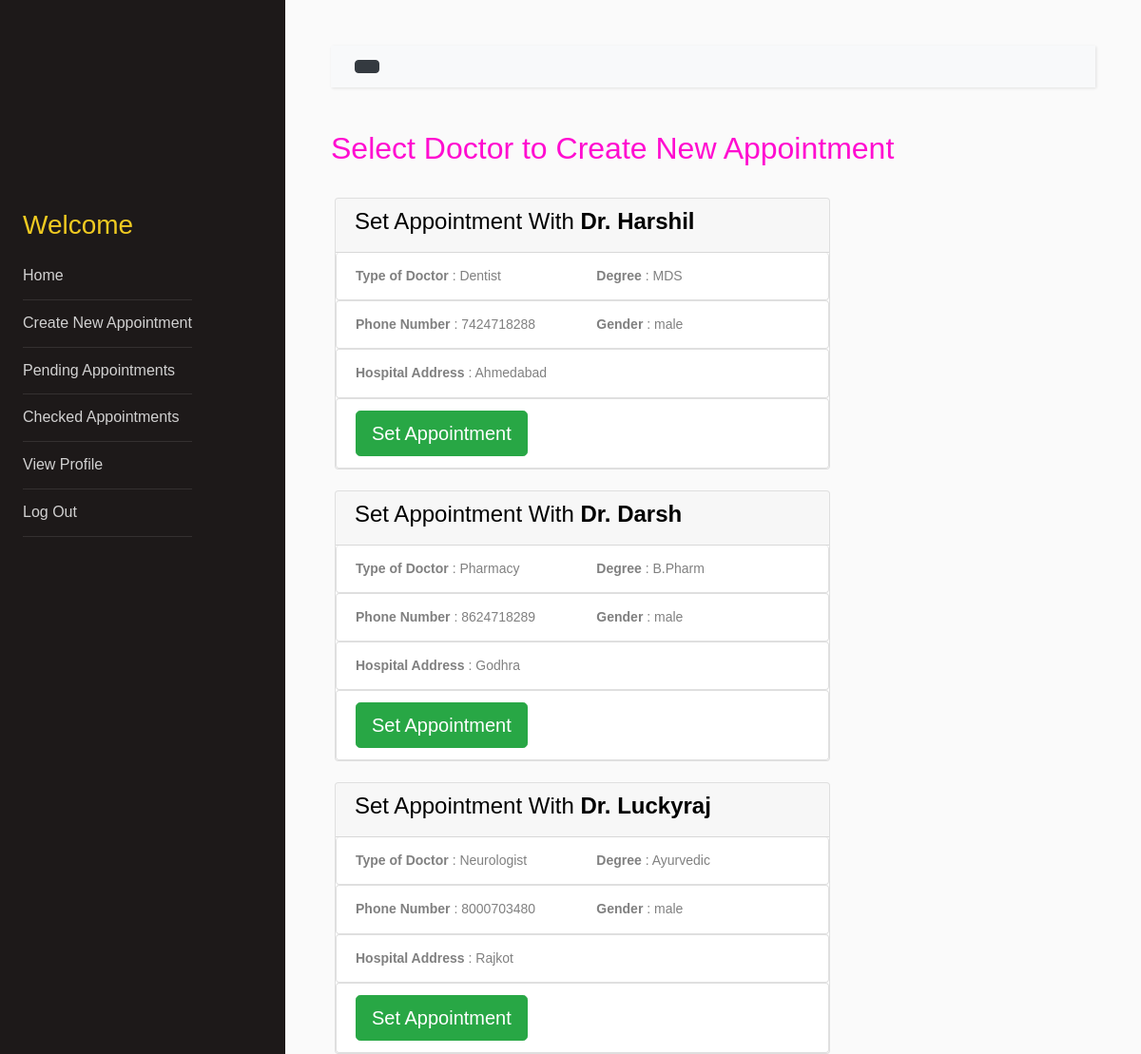
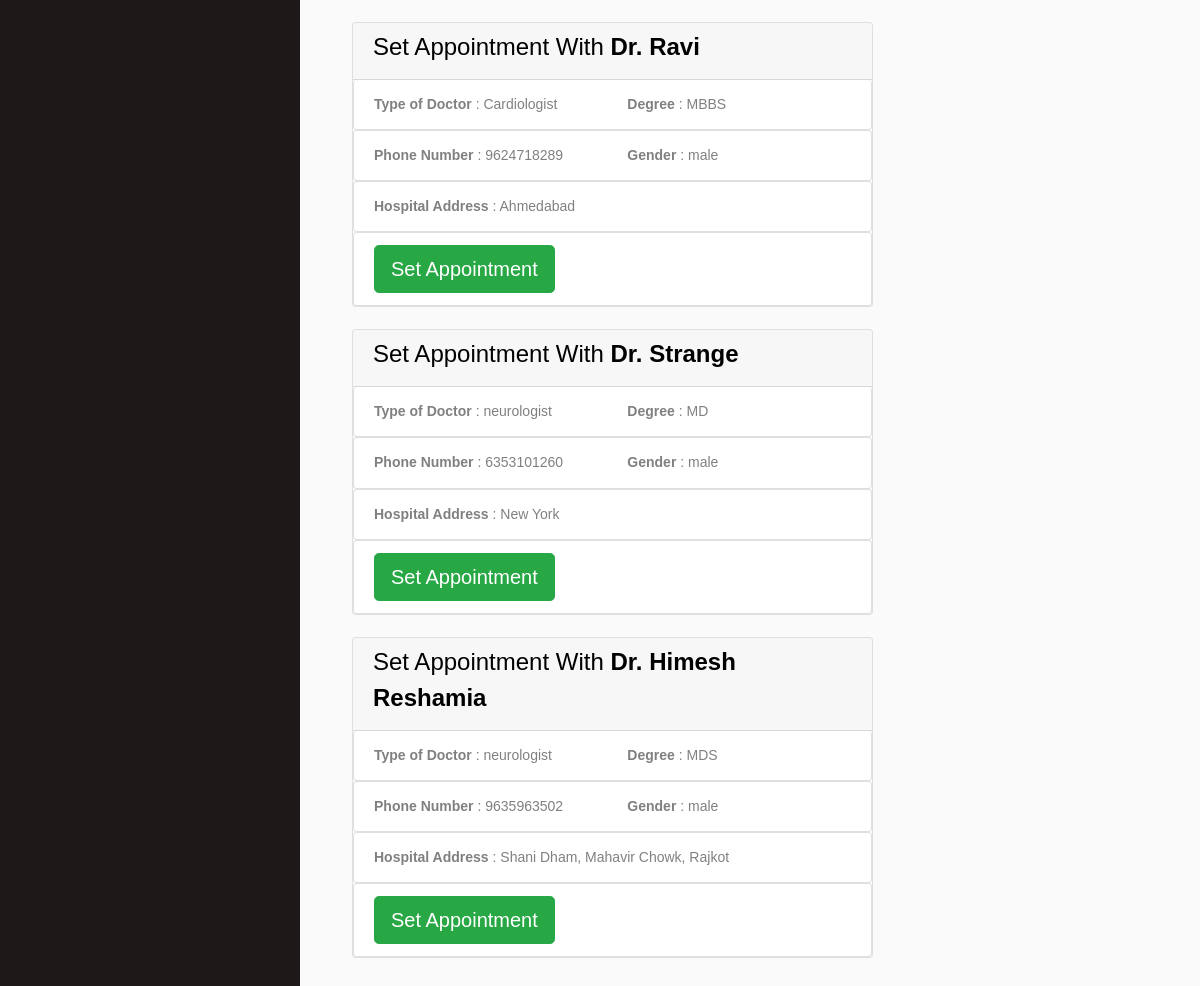
/patient/createnewappointment/, run on the app's committed database (2 pictures, top to bottom).
### doctor/models.py (models this page shows)
class Doctor(models.Model):
	email_id=models.CharField(primary_key=True,max_length=30)
	password=models.CharField(max_length=20)
	name=models.CharField(max_length=30)
	gender=models.CharField(max_length=7)
	img_url=models.CharField(max_length=50)
	typeofdoctor=models.CharField(max_length=20)
	degree=models.CharField(max_length=30)
	hospital_address=models.CharField(max_length=50)
	phoneno=models.IntegerField()
	birthdate=models.DateField('date of birth')

### patient/views.py (the view)
# urls.py: path('createnewappointment/',views.CreateNewAppointment.as_view(),name='createnewappointment'),
class CreateNewAppointment(generic.ListView):
    template_name = 'patient/view_createnewappointment.html'
    context_object_name = 'doctor_list'
    def get_queryset(self):
        return Doctor.objects.all()

### doctor/context_processors.py (called while the page is built)
def getDoctorInfo(request):
	email=request.session.get('email')
	if(email is None):
		return {}
	try:
		d=Doctor.objects.get(email_id=email)
		return {'doctor_info':d}
	except Doctor.DoesNotExist:
		return {}

### patient/context_processors.py (called while the page is built)
def getPatientInfo(request):
	email=request.session.get('email')
	if(email is None):
		return {}
	try:
		p=Patient.objects.get(email_id=email)
		return {'patient_info':p}
	except Patient.DoesNotExist:
		return {}

### templates/patient/view_createnewappointment.html (shortened to what this page needs)
{% load static %}
<html lang="en">
    <head>
        <link rel="stylesheet" href="{%static 'css/bootstrap.min.css' %}">
        <link rel="stylesheet" href="{%static 'js/style.css' %}">
    </head>
    <body>
        {% include 'patient/_header.html' %}
        <h2 class="mb-4" style="color: #ff0cd0">Select Doctor to Create New Appointment</h2>
        {%for doctor in doctor_list%}
        <form action="{% url 'patient:readnewappointment' %}" method="POST">
            <div class="row" style="padding: 4px">
                <div class="col-sm-8">
                    <div class="card" style="max-width:800px">
                        <div class="card-header" style="padding:6px 16px 6px 20px">
                            <h4>Set Appointment With <b>Dr. {{doctor.name}}</b></h4>
                        </div>
                        <ul class="list-group">
                            <li class="list-group-item">
                                <div class="row">
                                    <div class="col">
                                        <strong>Type of Doctor</strong> : {{doctor.typeofdoctor}}
                                    </div>
                                    <div class="col">
                                        <strong>Degree</strong> : {{doctor.degree}}
                                    </div>
                                </div>
                            </li>
                        </ul>
                        <ul class="list-group">
                            <li class="list-group-item">
                                <div class="row">
                                    <div class="col">
                                        <strong>Phone Number</strong> : {{doctor.phoneno}}
                                    </div>
                                    <div class="col">
                                        <strong>Gender</strong> : {{doctor.gender}}
                                    </div>
                                </div>
                            </li>
                        </ul>
                        <ul class="list-group">
                            <li class="list-group-item">
                                <div class="row">
                                    <div class="col">
                                        <strong>Hospital Address</strong> : {{doctor.hospital_address}}
                                    </div>
                                </div>
                            </li>
                        </ul>
                        <ul class="list-group">
                            <li class="list-group-item">
                                <div class="row">
                                    <div class="col">
                                        <button id="setbutton{{forloop.counter}}" onclick="setAppointment({{forloop.counter}})" type="button" class="btn btn-lg btn-success" name="setbutton">Set Appointment</button>
                                    </div>
                                </div>
                            </li>
                        </ul>
                    </div>
                </div>
            </div>
        </form>
        {%endfor%}
    {% include 'patient/_footer.html'%}
    </body>
</html>

### data on the page
Doctor: name "Harshil", typeofdoctor "Dentist", degree "MDS", phoneno "7424718288", gender "male", hospital_address "Ahmedabad"
Doctor: name "Darsh", typeofdoctor "Pharmacy", degree "B.Pharm", phoneno "8624718289", gender "male", hospital_address "Godhra"
Doctor: name "Luckyraj", typeofdoctor "Neurologist", degree "Ayurvedic", phoneno "8000703480", gender "male", hospital_address "Rajkot"
Doctor: name "Ravi", typeofdoctor "Cardiologist", degree "MBBS", phoneno "9624718289", gender "male", hospital_address "Ahmedabad"
Doctor: name "Strange", typeofdoctor "neurologist", degree "MD", phoneno "6353101260", gender "male", hospital_address "New York"
Doctor: name "Himesh Reshamia", typeofdoctor "neurologist", degree "MDS", phoneno "9635963502", gender "male", hospital_address "Shani Dham, Mahavir Chowk, Rajkot"
